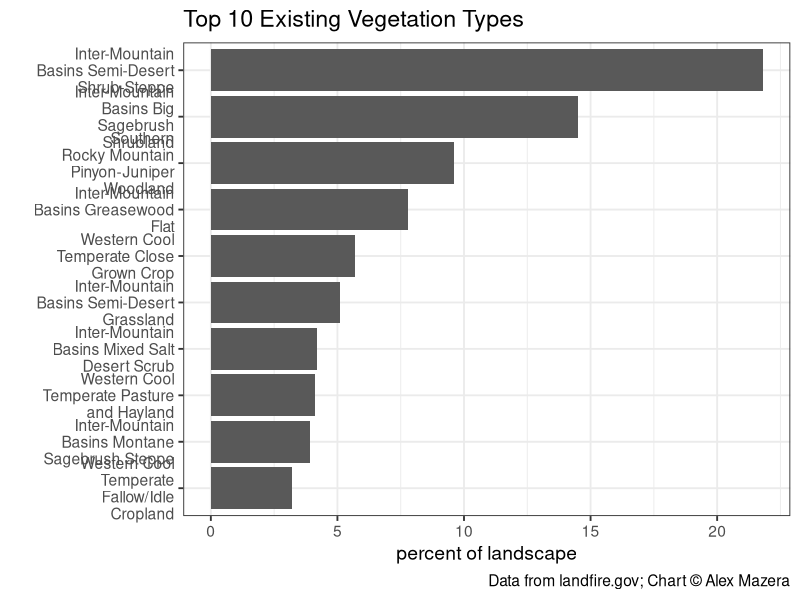
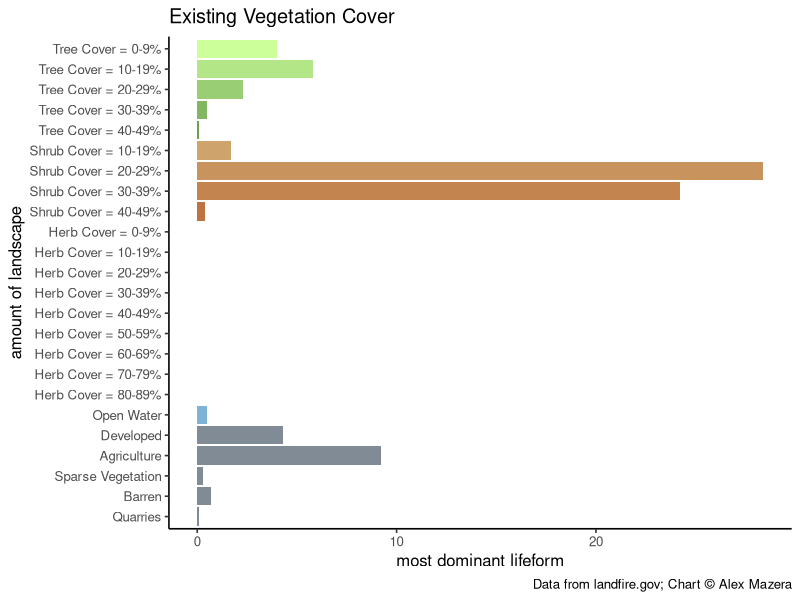
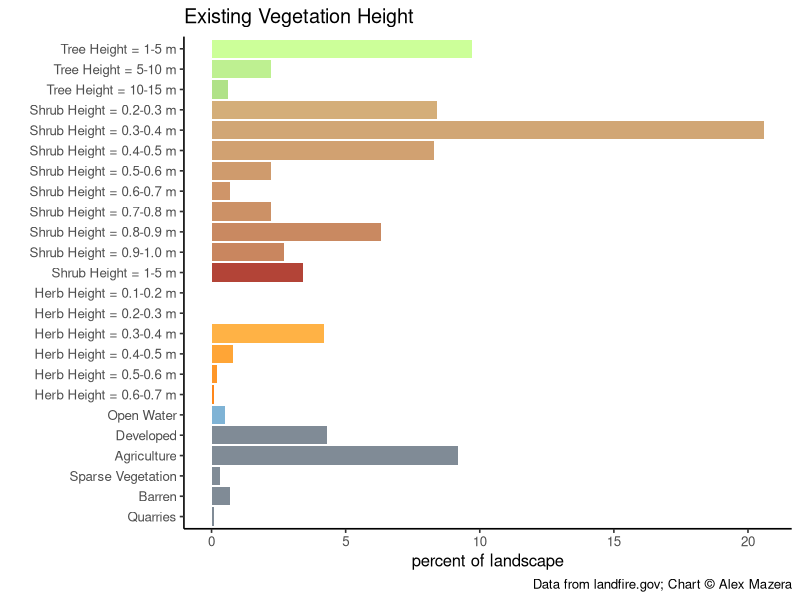

Here is the R script that generated these plots, in order:
## ---- chunk 1
library(tidyverse)
library("png")  
library("patchwork") 

## ---- chunk 2
evtname <- read.csv(file = "data/evt_aoi_attributes.csv") %>%
  group_by(EVT_NAME) %>%
  summarize(ACRES = sum(ACRES),
            REL_PERCENT = sum(REL_PERCENT)) %>%
  arrange(desc(REL_PERCENT)) %>%
  top_n(n = 10, wt = REL_PERCENT)

# plot
evtChart <-
  ggplot(data = evtname, aes(x = EVT_NAME, y = REL_PERCENT)) +
  geom_bar(stat = "identity") +
  labs(
    title = "Top 10 Existing Vegetation Types",
    caption = "Data from landfire.gov; Chart © Alex Mazera",
    x = "",
    y = "percent of landscape") +
  scale_x_discrete(limits = rev(evtname$EVT_NAME),
                   labels = function(x) str_wrap(x, width = 18)) +
  coord_flip() +
  theme_bw(base_size = 14)



evtChart
## ---- chunk 3
evcname <- read.csv("data/evc_aoi_attributes.csv")

# create "type" column based on conditions
evcname <- evcname %>% mutate(type = if_else(VALUE %in% 11, "Open Water",
                                             if_else(VALUE %in% 12, "Snow / Ice",
                                                     if_else(VALUE %in% c(13:25), "Developed",
                                                             if_else(VALUE %in% 31, "Barren",
                                                                     if_else(VALUE %in% c(60:70), "Agriculture",
                                                                             if_else(VALUE %in% 32, "Quarries",
                                                                                     if_else(VALUE %in% 100, "Sparse Vegetation",
                                                                                             if_else(VALUE %in% c(101:199), "Tree",
                                                                                                     if_else(VALUE %in% c(201:299), "Shrub",
                                                                                                             if_else(VALUE %in% c(301:399), "Herb",
                                                                                                                     "Other")))))))))))

# create reverse substr() function
revSubstr <- function(x, start, stop) {
  x <- strsplit(x, "")
  sapply(x, 
         function(x) paste(rev(rev(x)[start:stop]), collapse = ""), 
         USE.NAMES = FALSE)  }

# create cover column based on 2nd and 3rd to last values of classname
# if "Other" type, make 0
evcname <- evcname %>% mutate(cover = as.numeric(if_else(VALUE > 100,
                                                         revSubstr(evcname$CLASSNAMES, start = 2, stop = 3),
                                                         "0")))

# create bin breaks for grouping
breaks <- seq(0, 100, 10)
# create intervals for grouping and summarize
# also create factor order for "type"
evcgroup <- evcname %>%
  mutate(interval = cut(cover,
                        breaks, 
                        include.lowest = TRUE, 
                        right = T,
                        labels = c("0-9", "10-19", "20-29", "30-39", "40-49", "50-59", "60-69", "70-79", 
                                   "80-89", "90-100")),
         type = factor(type, levels = c("Tree", "Shrub", "Herb", "Open Water", "Snow / Ice", "Developed", "Agriculture", "Sparse Vegetation", "Barren", "Quarries", "Other"))) %>%
  group_by(type, interval) %>%
  summarize(Freq = sum(Freq),
            ACRES = sum(ACRES),
            REL_PERCENT = sum(REL_PERCENT))

# add label and legend names based on condition
evcgroup <- evcgroup %>% mutate(label = if_else(type %in% c("Tree", "Shrub", "Herb"),
                                                paste0(type, " Cover = ", interval, "%"), as.character(type)),
                                legend = if_else(type %in% c("Tree", "Shrub", "Herb", "Open Water"),
                                                 type, as.factor("Other")))

# turn current label order to factors
evclabel.list <- evcgroup$label
evcgroup <- evcgroup %>% mutate(label = fct_rev(factor(label, evclabel.list)))



# create factor level colors for legend (original from Myles)
## cols <- c("Tree" = "#196F3D", "Shrub" = "#229954", "Herb" = "#52BE80", "Open Water" = "#7FB3D5",
##          "Other" = "#808B96")

# join in custom cols column to color bars by specific label

evc_group_cols <- read.csv("data/evc_group_cols.csv")

evcgroup <- left_join(evcgroup, evc_group_cols, by = "label")

evcgroup$label <- factor(evcgroup$label, levels = rev(evcgroup$label))

evcgroup <- evcgroup %>%
  filter(REL_PERCENT > 0.01)

# plot
evcChart <-
  ggplot(data = evcgroup, aes(x = label, y = REL_PERCENT, fill = colors)) +
  geom_bar(stat = "identity") +
  labs(
    title = "Existing Vegetation Cover",
    caption = "Data from landfire.gov; Chart © Alex Mazera",
    x = "amount of landscape",
    y = "most dominant lifeform") +
  scale_fill_identity() +
  coord_flip() +
  theme_classic(base_size = 12)+
  theme(legend.position = "none") 


evcChart


## ---- chunk 4

# load evh attribute table
evhname <- read.csv(file = "data/evh_aoi_attributes.csv")


# create "type" column based on conditions
evhname <- evhname %>% mutate(type = if_else(VALUE %in% 11, "Open Water",
                                             if_else(VALUE %in% 12, "Snow / Ice",
                                                     if_else(VALUE %in% c(13:25), "Developed",
                                                             if_else(VALUE %in% 31, "Barren",
                                                                     if_else(VALUE %in% c(60:70), "Agriculture",
                                                                             if_else(VALUE %in% 32, "Quarries",
                                                                                     if_else(VALUE %in% 100, "Sparse Vegetation",
                                                                                             if_else(VALUE %in% c(101:199), "Tree",
                                                                                                     if_else(VALUE %in% c(201:299), "Shrub",
                                                                                                             if_else(VALUE %in% c(301:399), "Herb",
                                                                                                                     "Other"))))))))))) %>%
  mutate(height_m = if_else(type %in% "Tree", (VALUE -100),
                            if_else(type %in% "Shrub", ((VALUE - 200) / 10),
                                    if_else(type %in% "Herb", ((VALUE - 300) / 10), 0))) %>%
           as.character() %>% as.numeric())

# create bin breaks for grouping
breaks <- c(0, 0.1, 0.2, 0.3, 0.4, 0.5, 0.6, 0.7, 0.8, 0.9, 1, 5, 10, 15, 20, 25, 30, 35, 40, 45, 50, 55, 60, 65, 70, 75, 80, 85, 90, 95, 100)

# create intervals for grouping and summarize
# also create factor order for "type"
evhgroup <- evhname %>%
  mutate(interval = cut(height_m,
                        breaks, 
                        include.lowest = TRUE, 
                        right = F,
                        labels = c("0", "0.1-0.2", "0.2-0.3", "0.3-0.4" ,"0.4-0.5", "0.5-0.6", "0.6-0.7", "0.7-0.8", "0.8-0.9", "0.9-1.0", "1-5", "5-10", "10-15", "15-20", "20-25", "25-30", "30-35", "35-40", "40-45", "45-50", "50-55", "55-60", "60-65", "65-70", "70-75", "75-80", "80-85", "85-90", "90-95", "95-100")),
         type = factor(type, levels = c("Tree", "Shrub", "Herb", "Open Water", "Snow / Ice", "Developed", "Agriculture", "Sparse Vegetation", "Barren", "Quarries", "Other"))) %>%
  group_by(type, interval) %>%
  summarise(VALUE = sum(VALUE),
            ACRES = sum(ACRES),
            REL_PERCENT = sum(REL_PERCENT))



# add label and legend names based on condition
evhgroup <- evhgroup %>% mutate(label = if_else(type %in% c("Tree", "Shrub", "Herb"),
                                                paste0(type, " Height = ", interval, " m"), as.character(type)),
                                legend = if_else(type %in% c("Tree", "Shrub", "Herb", "Open Water"),
                                                 type, as.factor("Other")))
# turn current label order to factors
evhlabel.list <- evhgroup$label
evhgroup <- evhgroup %>% mutate(label = fct_rev(factor(label, evhlabel.list)))

# create factor level colors for legend
##cols <- c("Tree" = "#196F3D", "Shrub" = "#229954", "Herb" = "#52BE80", "Open Water" = "#7FB3D5","Other" = "#808B96")

# join in custom cols column to color bars by specific label

evh_group_cols <- read.csv("data/evh_group_cols.csv")

evhgroup <- left_join(evhgroup, evh_group_cols, by = "label")

evhgroup$label <- factor(evhgroup$label, levels = rev(evhgroup$label))

evhgroup <- evhgroup %>%
  filter(REL_PERCENT > 0.01)

# plot
evhChart <-
ggplot(data = evhgroup, aes(x = label, y = REL_PERCENT, fill = colors)) +
  geom_bar(stat = "identity") +
  labs(
    title = "Existing Vegetation Height",
    caption = "Data from landfire.gov; Chart © Alex Mazera",
    x = "",
    y = "percent of landscape") +
  scale_fill_identity() +
  coord_flip() +
  theme_classic(base_size = 12)+
  theme(legend.position = "none")

evhChart



# plot with original color scheme
# evhChart <-
# ggplot(data = evhgroup, aes(x = label, y = REL_PERCENT, fill = legend)) +
#   geom_bar(stat = "identity") +
#   labs(
#     title = "Existing Vegetation Height",
#     subtitle = "landscape_name",
#     caption = "Data from landfire.gov.",
#     x = "",
#     y = "percent of landscape") +
#   scale_fill_manual(values = cols, name = "") +
#   coord_flip() +
#   theme_bw()
# 
# evhChart





